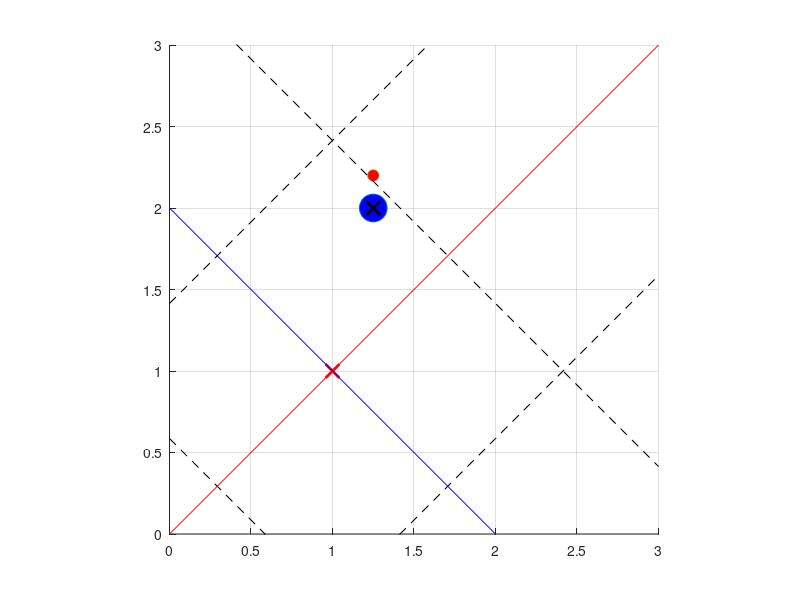

Recreate this plot in MATLAB. (Note: this script raises an error after producing the figure.)
clear;
close all;
load('all_estimation.mat')
load('gh_estimation.mat')

%feedback_simulation------------------------------------------------------

dt = 0.01; %%時間刻み=離散時間Tsとして使用
Tfin = 2; %シミュレーション終了時間
t1 = [0:dt:Tfin];

si = zeros(length(t1),3);
si(1,:) = [1+1/4 2 pi/2]; %(s1, s2, s3)=(x ,y, θ)の初期値を設定
% si(1,:) = [1 1 pi/4]; %(s1, s2, s3)=(x ,y, θ)の初期値を設定

zi = zeros(length(t1),3);

u1 = ones(1,length(t1)) * (-1);
u2 = ones(1,length(t1)) * (5);

m1 = ones(1,length(t1)) * (-1); % μ1 = v1 = u1cosθ
m2 = ones(1,length(t1)); % μ2 = v2/v1 = u2/(u1*cos^3θ)

gmap = zeros(1,length(t1));
hmap = zeros(1,length(t1));

k2 = 4;
k3 = 5;

x = si(1,1) + 0.2 * cos(si(1,3));
y = si(1,2) + 0.2 * sin(si(1,3));


l_max = 2;
m_max = 7;
n_max = 2;

l_now_3 = zeros(length(t1),1);
m_now_3 = zeros(length(t1),1);
n_now_3 = zeros(length(t1),1);

l_next_3 = zeros(length(t1),1);
m_next_3 = zeros(length(t1),1);
n_next_3 = zeros(length(t1),1);

l_real_3 = zeros(length(t1),1);
m_real_3 = zeros(length(t1),1);
n_real_3 = zeros(length(t1),1);

rho_3_tmp = zeros(length(t1), l_max, m_max, n_max, 3);
rho_3 = zeros(length(t1),3);

iteration = 100;

phi_g_now = zeros(1,imax_g);
phi_h_now = zeros(1,imax_h);



hold on;
axis equal;
grid on;

axis([0 3 0 3])

h = plot(zi(1,1),zi(1,3), 'o', 'MarkerSize' ,20, 'MarkerFaceColor', 'b');

h2 = plot(x,y,'o', 'MarkerSize' ,8, 'MarkerFaceColor', 'r');

plot(1+1/4,2,'kx','MarkerSize', 10,'LineWidth',2)
plot(1,1,'rx','MarkerSize', 10,'LineWidth',2)

z1_plot = 0:1:3;
z3_plot = 0:1:3;

for j = 0 : 2
    if j == 1
        plot(z1_plot, z1_plot - sqrt(2) + sqrt(2) * j, '-r')
        plot(z3_plot, - z3_plot + 2 + sqrt(2) * (j-1), '-b')
    else
        plot(z1_plot, z1_plot - sqrt(2) + sqrt(2) * j, '--k')
        plot(z3_plot, - z3_plot + 2 + sqrt(2) * (j-1), '--k')
    end
end


for i = 1:length(t1)-1

    break_switch = 0;

    set(h, 'XData', si(i,1),'YData', si(i,2));

    set(h2, 'XData', si(i,1) + 0.2 * cos(si(i,3)),'YData', si(i,2) + 0.2 * sin(si(i,3)));

    drawnow;

    F = getframe(gcf);
      % RGBデータをインデックス付きデータに変更
      [X,map] = rgb2ind(F.cdata,256);
      if i==1
          % GIFファイルに書き出し
          imwrite(X,map,'feedback_3dim.gif')
      else
          % 2回目以降は'append'でアニメーションを作成
          imwrite(X,map,'feedback_3dim.gif','WriteMode','append')
      end

    si(i+1,3) = si(i,3) + u2(i) * dt; %観測されるs3
    si(i+1,1) = si(i,1) + u1(i) * cos(si(i+1,3)) * dt; %観測されるs1
    si(i+1,2) = si(i,2) + u1(i) * sin(si(i+1,3)) * dt; %観測されるs2


    for a = 1 : l_max

        if break_switch == 1 
            break;
        end

        for b = 1 : m_max

            if break_switch == 1 
                break;
            end

            for c = 1 : n_max

                if break_switch == 1 
                    break;
                end

                if (a == l_max) || (b == m_max) || (c == n_max)
                    continue;
                end
    
                if a < l_max
                    a2 = a + 1;
                    l_real_3(i+1) = a - 1;
                elseif a == l_max + 1
                    a2 = 1;
                    l_real_3(i+1) = -1;
                else
                    a2 = a - 1;
                    l_real_3(i+1) = - a + l_max; 
                end
    
                if b < m_max
                    b2 = b + 1;
                    m_real_3(i+1) = b - 1;
                elseif b == m_max + 1
                    b2 = 1;
                    m_real_3(i+1) = -1;
                else
                    b2 = b - 1;
                    m_real_3(i+1) = - b + m_max;
                end
    
                if c < n_max
                    c2 = c + 1;
                    n_real_3(i+1) = c - 1;
                elseif c == n_max + 1
                    c2 = 1;
                    n_real_3(i+1) = -1;
                else
                    c2 = c - 1;
                    n_real_3(i+1) = - c + n_max;
                end
    
                A = [param_s(a2,b,c,:,iteration) - param_s(a,b,c,:,iteration); param_s(a,b2,c,:,iteration) - param_s(a,b,c,:,iteration); param_s(a,b,c2,:,iteration) - param_s(a,b,c,:,iteration)];

                B = transpose(reshape(A,[3,3]));

                x = [si(i+1,1) - param_s(a,b,c,1,iteration); si(i+1,2) - param_s(a,b,c,2,iteration); si(i+1,3) - param_s(a,b,c,3,iteration)];

                rho_3_tmp(i+1,a,b,c,:) = B \ x;


                if (0 <= rho_3_tmp(i+1,a,b,c,1)) && (rho_3_tmp(i+1,a,b,c,1) <= 1)
                    if (0 <= rho_3_tmp(i+1,a,b,c,2)) && (rho_3_tmp(i+1,a,b,c,2) <= 1)
                        if (0 <= rho_3_tmp(i+1,a,b,c,3)) && (rho_3_tmp(i+1,a,b,c,3) <= 1)

                            rho_3(i+1,:) = rho_3_tmp(i+1,a,b,c,:);
    
                            l_now_3(i+1) = a;
                            m_now_3(i+1) = b;
                            n_now_3(i+1) = c;

                            l_next_3(i+1) = a2;
                            m_next_3(i+1) = b2;
                            n_next_3(i+1) = c2;

                            break_switch = 1;
    
                        end
                    end
                end

            end
        end
    end

    if break_switch == 0
        % l_now_3(i+1) = l_now_3(i);
        % m_now_3(i+1) = m_now_3(i);
        % n_now_3(i+1) = n_now_3(i);

        % l_next_3(i+1) = l_next_3(i);
        % m_next_3(i+1) = m_next_3(i);
        % n_next_3(i+1) = n_next_3(i);

        % l_real_3(i+1) = l_real_3(i);
        % m_real_3(i+1) = m_real_3(i);
        % n_real_3(i+1) = n_real_3(i);

        % a = l_now_3(i+1);
        % b = m_now_3(i+1);
        % c = n_now_3(i+1);

        % rho_3(i+1,:) = rho_3_tmp(i,a,b,c,:);
        
        disp(i)
        disp("補間しました")
    end

    zi(i+1,1) = l_real_3(i+1) + rho_3(i+1,1);
    zi(i+1,2) = tan(pi/8) * (m_real_3(i+1) + rho_3(i+1,2));
    zi(i+1,3) = n_real_3(i+1) + rho_3(i+1,3);


    for p = 1 : imax_g
        phi_g_now(p) = exp( - sqrt( (si(i+1,1) - mean_g(p,1)) ^ 2 + (si(i+1,2) - mean_g(p,2)) ^ 2 + (si(i+1,3) - mean_g(p,3)) ^ 2 ) / (2 * var_g ^ 2) );
    end
    
    for q = 1 : imax_h
        phi_h_now(q) = exp( - sqrt( (si(i+1,1) - mean_h(q,1)) ^ 2 + (si(i+1,2) - mean_h(q,2)) ^ 2 + (si(i+1,3) - mean_h(q,3)) ^ 2 ) / (2 * var_h ^ 2) );
    end

    % gmap(i+1) = ((zi(i+1,2) - zi(i,2)) * u1(i)) / ((zi(i+1,1) - zi(i,1)) * u2(i));
    % hmap(i+1) = (zi(i+1,1) - zi(i,1)) / (u1(i) * dt);

    gmap(i+1) = 1 / (cos(si(i+1,3) - pi/4)) ^ 3;
    % hmap(i+1) = cos(si(i+1,3) - pi/4);

    % gmap(i+1) = phi_g_now * w_g;
    hmap(i+1) = phi_h_now * w_h;

    if i > 1
        m1(i+1) = -2 * zi(i+1,1); %入力m1(=v1=u1cosθ), m1=-λz1で(λ>0の定数)z1を0に収束
    end

    %入力m2はm1正負で場合分け
    if m1(i+1) > 0
        m2(i+1) = -k2 * zi(i+1,2) - k3 * zi(i+1,3); 
    else
        m2(i+1) = k2 * zi(i+1,2) - k3 * zi(i+1,3); 
    end

    u1(i+1) = m1(i+1) / hmap(i+1);
    u2(i+1) = m2(i+1) * u1(i+1) / gmap(i+1);

end